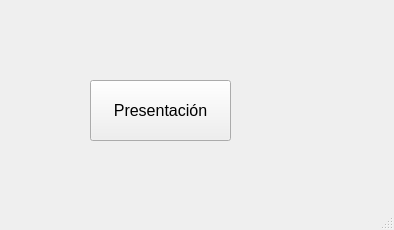
<?xml version="1.0" encoding="UTF-8"?>
<ui version="4.0">
 <class>MainWindow</class>
 <widget class="QMainWindow" name="MainWindow">
  <property name="geometry">
   <rect>
    <x>0</x>
    <y>0</y>
    <width>394</width>
    <height>230</height>
   </rect>
  </property>
  <property name="windowTitle">
   <string>MainWindow</string>
  </property>
  <widget class="QWidget" name="centralwidget">
   <widget class="QPushButton" name="btn_Presentacion">
    <property name="geometry">
     <rect>
      <x>90</x>
      <y>80</y>
      <width>141</width>
      <height>61</height>
     </rect>
    </property>
    <property name="font">
     <font>
      <family>Arial</family>
      <pointsize>12</pointsize>
     </font>
    </property>
    <property name="toolTip">
     <string>Presiona el boton</string>
    </property>
    <property name="statusTip">
     <string>Presiona el boton</string>
    </property>
    <property name="text">
     <string>Presentación</string>
    </property>
   </widget>
   <widget class="QLabel" name="label">
    <property name="geometry">
     <rect>
      <x>0</x>
      <y>0</y>
      <width>391</width>
      <height>51</height>
     </rect>
    </property>
    <property name="text">
     <string/>
    </property>
    <property name="pixmap">
     <pixmap resource="recursos_proyecto.qrc">:/LOGOS/Imagenes/uat.png</pixmap>
    </property>
    <property name="scaledContents">
     <bool>true</bool>
    </property>
   </widget>
   <widget class="QLabel" name="label_2">
    <property name="geometry">
     <rect>
      <x>250</x>
      <y>70</y>
      <width>121</width>
      <height>101</height>
     </rect>
    </property>
    <property name="text">
     <string/>
    </property>
    <property name="pixmap">
     <pixmap resource="recursos_proyecto.qrc">:/LOGOS/Imagenes/pngegg.png</pixmap>
    </property>
    <property name="scaledContents">
     <bool>true</bool>
    </property>
   </widget>
  </widget>
  <widget class="QStatusBar" name="statusbar"/>
 </widget>
 <resources>
  <include location="recursos_proyecto.qrc"/>
 </resources>
 <connections/>
</ui>
